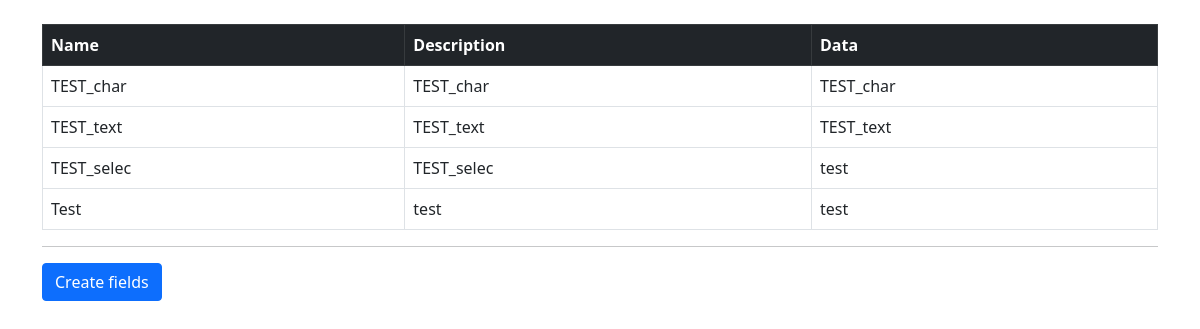
/main/edit_form/1, run on the app's committed database.
### data_app/models.py (models this page shows, shortened)
class FieldModels(models.Model):
    field_name = models.CharField(max_length=150)
    field_description = models.CharField(max_length=150, blank=True, null=True)
    field_char_type = models.CharField(max_length=350, blank=True, null=True)
    field_text_type = models.TextField(blank=True, null=True)
    field_selec_type = models.TextField(blank=True, null=True)
    form_number = models.ForeignKey('FormModels', on_delete=models.PROTECT, null=True)

### data_app/views.py (the view)
# urls.py: path('main/edit_form/<int:form_number>', edit_form, name='edit-form'),
def edit_form(request, form_number):
    get_feilds = FieldModels.objects.all()
    num = form_number
    context = {
        'get_feilds': get_feilds,
        'num': num,
    }
    return render(request, "data_app/form_edit.html", context)

### data_app/templates/data_app/form_edit.html (shortened to what this page needs)
<!doctype html>
<html lang="en">
  <head>
    <link href="https://cdn.jsdelivr.net/npm/bootstrap@5.0.2/dist/css/bootstrap.min.css" rel="stylesheet">
  </head>
  <body>
  <div class="container mr-3 mt-4">
        <table class="table table-bordered">
          <thead class="table-dark">
            <tr>
              <th scope="col">Name</th>
              <th scope="col">Description</th>
              <th scope="col">Data</th>
            </tr>
          </thead>
          <tbody>
            {% for item in get_feilds %}
            {% if item.form_number.form_uid == num %}
            <tr>
                <td>{{ item.field_name }}</td>
                <td>{{ item.field_description }}</td>
                {% if item.field_char_type %}
                <td>{{ item.field_char_type }}</td>
                {% endif %}
                {% if item.field_text_type %}
                <td>{{ item.field_text_type }}</td>
                {% endif %}
                {% if item.field_selec_type %}
                <td>{{ item.field_selec_type }}</td>
                {% endif %}
              </tr>
              {% endif %}
            {% endfor %}
          </tbody>
        </table>
    <hr>
    <a href="{% url 'add-fields' %}"><button type="submit" class="btn btn-primary mb-3">Create fields</button></a>
  </div>
  </body>
</html>

### data on the page
FieldModels: field_name "TEST_char", field_description "TEST_char", field_char_type "TEST_char"
FieldModels: field_name "TEST_text", field_description "TEST_text", field_text_type "TEST_text"
FieldModels: field_name "TEST_selec", field_description "TEST_selec", field_selec_type "test"
FieldModels: field_name "Test", field_description "test", field_selec_type "test"
